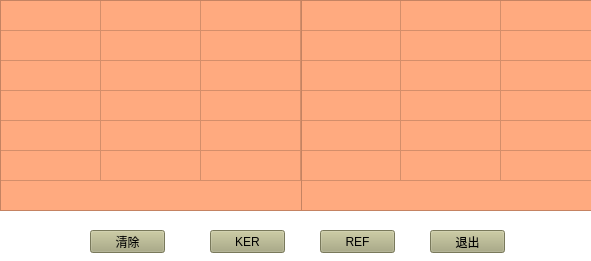
      <widget class="QWidget" name="widget_show_history" native="true">
       <property name="geometry">
        <rect>
         <x>100</x>
         <y>200</y>
         <width>591</width>
         <height>261</height>
        </rect>
       </property>
       <property name="styleSheet">
        <string notr="true">background-color: rgba(255, 170, 127, 0);</string>
       </property>
       <widget class="QPushButton" name="pushButton_close_history">
        <property name="geometry">
         <rect>
          <x>430</x>
          <y>230</y>
          <width>75</width>
          <height>23</height>
         </rect>
        </property>
        <property name="styleSheet">
         <string notr="true">background-color: rgb(170, 170, 127);</string>
        </property>
        <property name="text">
         <string>退出</string>
        </property>
       </widget>
       <widget class="QTableWidget" name="tableWidget_history_l_ref">
        <property name="geometry">
         <rect>
          <x>300</x>
          <y>0</y>
          <width>302</width>
          <height>211</height>
         </rect>
        </property>
        <property name="styleSheet">
         <string notr="true">background-color: rgb(255, 170, 127);</string>
        </property>
        <property name="rowCount">
         <number>6</number>
        </property>
        <property name="columnCount">
         <number>3</number>
        </property>
        <attribute name="horizontalHeaderVisible">
         <bool>false</bool>
        </attribute>
        <attribute name="horizontalHeaderCascadingSectionResizes">
         <bool>true</bool>
        </attribute>
        <attribute name="horizontalHeaderHighlightSections">
         <bool>false</bool>
        </attribute>
        <attribute name="horizontalHeaderShowSortIndicator" stdset="0">
         <bool>false</bool>
        </attribute>
        <attribute name="horizontalHeaderStretchLastSection">
         <bool>false</bool>
        </attribute>
        <attribute name="verticalHeaderVisible">
         <bool>false</bool>
        </attribute>
        <row/>
        <row/>
        <row/>
        <row/>
        <row/>
        <row/>
        <column>
         <property name="text">
          <string>L-SPH</string>
         </property>
        </column>
        <column>
         <property name="text">
          <string>L-CYL</string>
         </property>
        </column>
        <column>
         <property name="text">
          <string>L-A</string>
         </property>
        </column>
        <item row="0" column="0">
         <property name="text">
          <string/>
         </property>
        </item>
       </widget>
       <widget class="QPushButton" name="pushButton_clear_history">
        <property name="geometry">
         <rect>
          <x>90</x>
          <y>230</y>
          <width>75</width>
          <height>23</height>
         </rect>
        </property>
        <property name="styleSheet">
         <string notr="true">background-color: rgb(170, 170, 127);</string>
        </property>
        <property name="text">
         <string>清除</string>
        </property>
       </widget>
       <widget class="QTableWidget" name="tableWidget_history_r_ref">
        <property name="geometry">
         <rect>
          <x>0</x>
          <y>0</y>
          <width>302</width>
          <height>211</height>
         </rect>
        </property>
        <property name="styleSheet">
         <string notr="true">background-color: rgb(255, 170, 127);</string>
        </property>
        <property name="showGrid">
         <bool>true</bool>
        </property>
        <property name="rowCount">
         <number>6</number>
        </property>
        <property name="columnCount">
         <number>3</number>
        </property>
        <attribute name="horizontalHeaderVisible">
         <bool>false</bool>
        </attribute>
        <attribute name="horizontalHeaderCascadingSectionResizes">
         <bool>true</bool>
        </attribute>
        <attribute name="horizontalHeaderHighlightSections">
         <bool>false</bool>
        </attribute>
        <attribute name="horizontalHeaderShowSortIndicator" stdset="0">
         <bool>false</bool>
        </attribute>
        <attribute name="horizontalHeaderStretchLastSection">
         <bool>false</bool>
        </attribute>
        <attribute name="verticalHeaderVisible">
         <bool>false</bool>
        </attribute>
        <row>
         <property name="text">
          <string>1</string>
         </property>
        </row>
        <row/>
        <row/>
        <row/>
        <row/>
        <row/>
        <column>
         <property name="text">
          <string>R-SPH</string>
         </property>
        </column>
        <column>
         <property name="text">
          <string>R-CYL</string>
         </property>
        </column>
        <column>
         <property name="text">
          <string>R-A</string>
         </property>
        </column>
       </widget>
       <widget class="QTableWidget" name="tableWidget_history_r_ker">
        <property name="geometry">
         <rect>
          <x>0</x>
          <y>0</y>
          <width>302</width>
          <height>211</height>
         </rect>
        </property>
        <property name="styleSheet">
         <string notr="true">background-color: rgb(255, 170, 127);</string>
        </property>
        <property name="showGrid">
         <bool>true</bool>
        </property>
        <property name="rowCount">
         <number>6</number>
        </property>
        <property name="columnCount">
         <number>3</number>
        </property>
        <attribute name="horizontalHeaderVisible">
         <bool>false</bool>
        </attribute>
        <attribute name="horizontalHeaderCascadingSectionResizes">
         <bool>true</bool>
        </attribute>
        <attribute name="horizontalHeaderHighlightSections">
         <bool>false</bool>
        </attribute>
        <attribute name="horizontalHeaderShowSortIndicator" stdset="0">
         <bool>false</bool>
        </attribute>
        <attribute name="horizontalHeaderStretchLastSection">
         <bool>false</bool>
        </attribute>
        <attribute name="verticalHeaderVisible">
         <bool>false</bool>
        </attribute>
        <row>
         <property name="text">
          <string>1</string>
         </property>
        </row>
        <row/>
        <row/>
        <row/>
        <row/>
        <row/>
        <column>
         <property name="text">
          <string>R-R1</string>
         </property>
        </column>
        <column>
         <property name="text">
          <string>R-R2</string>
         </property>
        </column>
        <column>
         <property name="text">
          <string>R-Axis</string>
         </property>
        </column>
       </widget>
       <widget class="QTableWidget" name="tableWidget_history_l_ker">
        <property name="geometry">
         <rect>
          <x>300</x>
          <y>0</y>
          <width>302</width>
          <height>211</height>
         </rect>
        </property>
        <property name="styleSheet">
         <string notr="true">background-color: rgb(255, 170, 127);</string>
        </property>
        <property name="rowCount">
         <number>6</number>
        </property>
        <property name="columnCount">
         <number>3</number>
        </property>
        <attribute name="horizontalHeaderVisible">
         <bool>false</bool>
        </attribute>
        <attribute name="horizontalHeaderCascadingSectionResizes">
         <bool>true</bool>
        </attribute>
        <attribute name="horizontalHeaderHighlightSections">
         <bool>false</bool>
        </attribute>
        <attribute name="horizontalHeaderShowSortIndicator" stdset="0">
         <bool>false</bool>
        </attribute>
        <attribute name="horizontalHeaderStretchLastSection">
         <bool>false</bool>
        </attribute>
        <attribute name="verticalHeaderVisible">
         <bool>false</bool>
        </attribute>
        <row/>
        <row/>
        <row/>
        <row/>
        <row/>
        <row/>
        <column>
         <property name="text">
          <string>L-R1</string>
         </property>
        </column>
        <column>
         <property name="text">
          <string>L-R2</string>
         </property>
        </column>
        <column>
         <property name="text">
          <string>L-Axis</string>
         </property>
        </column>
        <item row="0" column="0">
         <property name="text">
          <string/>
         </property>
        </item>
       </widget>
       <widget class="QPushButton" name="pushButton_history_show_ker">
        <property name="geometry">
         <rect>
          <x>210</x>
          <y>230</y>
          <width>75</width>
          <height>23</height>
         </rect>
        </property>
        <property name="styleSheet">
         <string notr="true">background-color: rgb(170, 170, 127);</string>
        </property>
        <property name="text">
         <string>KER</string>
        </property>
       </widget>
       <widget class="QPushButton" name="pushButton_history_show_ref">
        <property name="geometry">
         <rect>
          <x>320</x>
          <y>230</y>
          <width>75</width>
          <height>23</height>
         </rect>
        </property>
        <property name="styleSheet">
         <string notr="true">background-color: rgb(170, 170, 127);</string>
        </property>
        <property name="text">
         <string>REF</string>
        </property>
       </widget>
       <zorder>pushButton_close_history</zorder>
       <zorder>pushButton_clear_history</zorder>
       <zorder>tableWidget_history_r_ker</zorder>
       <zorder>tableWidget_history_l_ker</zorder>
       <zorder>pushButton_history_show_ker</zorder>
       <zorder>pushButton_history_show_ref</zorder>
       <zorder>tableWidget_history_l_ref</zorder>
       <zorder>tableWidget_history_r_ref</zorder>
      </widget>
